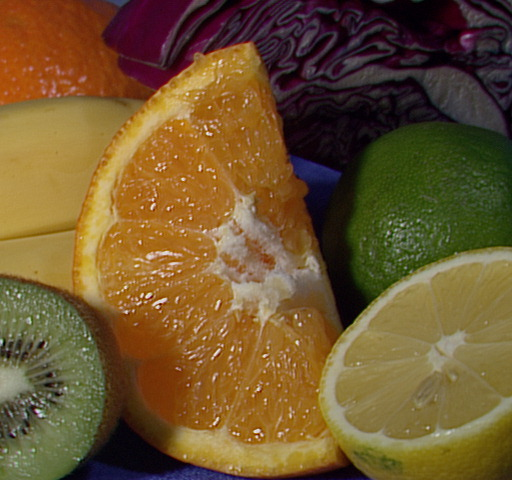
//> input picture Image_Read/fruits.jpg, 512 x 480 px, given in place of the camera
$ ./video_edges   (built with g++ and OpenCV 4)
//> lines starting //> are read from the running program, lines starting //| are printed output that depends on the picture
// [25 lines of licence text are left out]

#include <opencv2/core.hpp>
#include <opencv2/opencv.hpp>
#include <opencv2/highgui.hpp>
#include <opencv2/imgproc.hpp>

#include <iostream>

using namespace cv;
using namespace std;

int main(int argc, char **argv){

	VideoCapture cap(0); // open the default camera
	    if(!cap.isOpened())  // check if we succeeded
	        return -1;

	    Mat edges;
	    namedWindow("edges",1);
	    for(;;)
	    {
	        Mat frame;
	        cap >> frame; // get a new frame from camera
//> frame is the input picture: 480 rows x 512 cols, CV_8UC3; mean B, G, R 46.2, 85.6, 110.8
	        cvtColor(frame, edges, COLOR_BGR2GRAY);
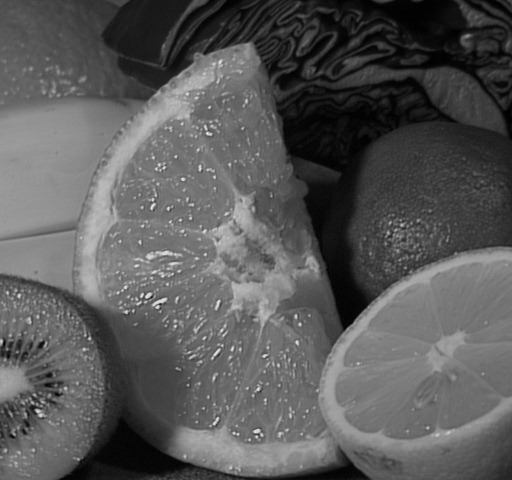
//> edges: 480 rows x 512 cols, CV_8UC1; min 0, max 238, mean 88.7
	        GaussianBlur(edges, edges, Size(7,7), 1.5, 1.5);
	        Canny(edges, edges, 0, 30, 3);
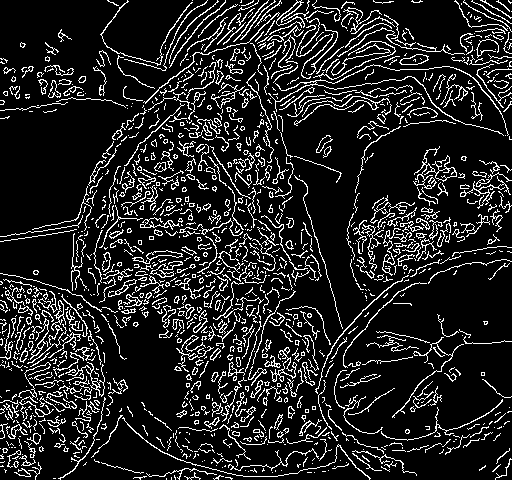
//> edges: 480 rows x 512 cols, CV_8UC1; 13.7% white in thin lines or dots
	        imshow("edges", edges);
	        if(waitKey(30) >= 0) break;
//> the Esc key is pressed
	    }
	    // the camera will be deinitialized automatically in VideoCapture destructor
	    return 0;
}
